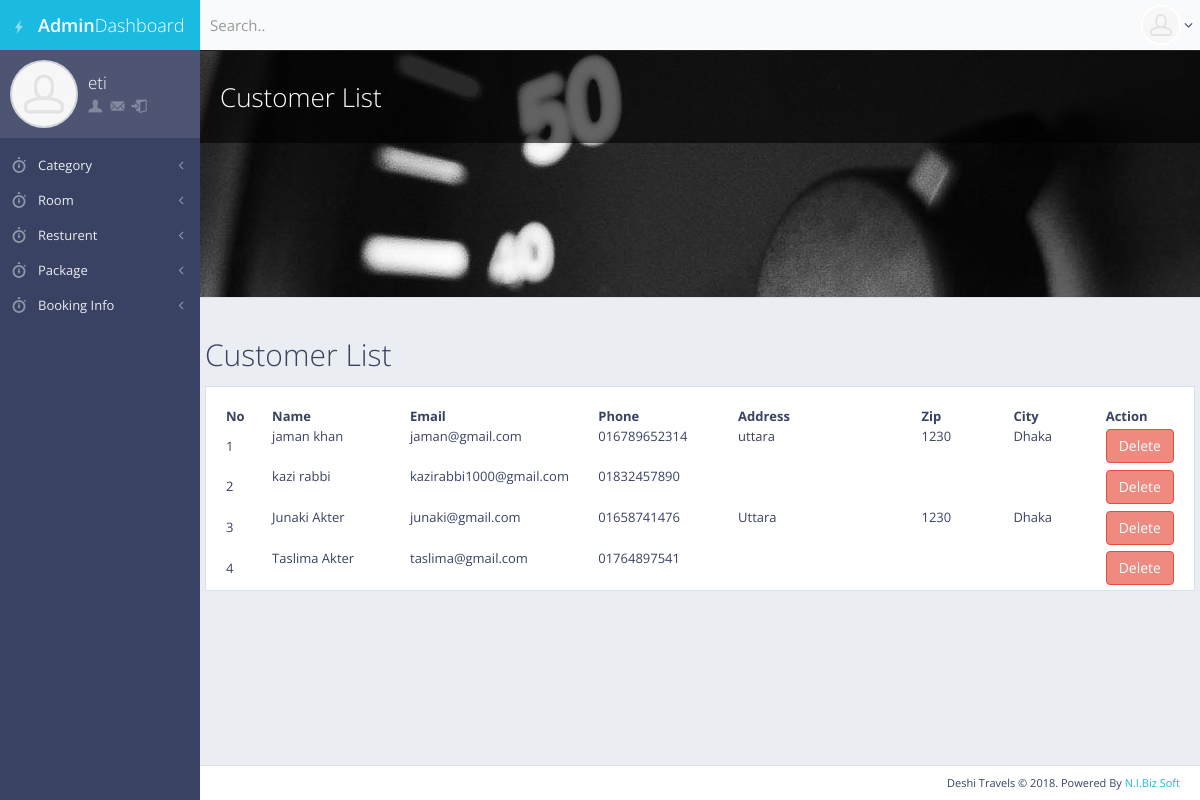
Screenshot of /admin/customer.php (signed in) with the database file from the repository.
### tables this page shows
CREATE TABLE `tbl_user` (
  `id` int(11) NOT NULL,
  `name` varchar(50) NOT NULL,
  `username` varchar(50) NOT NULL,
  `email` varchar(50) NOT NULL,
  `phone` varchar(50) NOT NULL,
  `address` text NOT NULL,
  `city` varchar(50) NOT NULL,
  `zip` varchar(50) NOT NULL,
  `password` varchar(50) NOT NULL
);

### lib/Database.php (called while the page is built, shortened)
<?php
Class Database{
	public $host   = DB_HOST;
	public $user   = DB_USER;
	public $pass   = DB_PASS;
	public $dbname = DB_NAME;
	public $link;
	private function connectDB(){
	$this->link = new mysqli($this->host, $this->user, $this->pass, $this->dbname);
 }
	public function select($query){
		$result = $this->link->query($query) or die($this->link->error.__LINE__);
		if($result->num_rows > 0){
			return $result;
		} else {
			return false;
		}
	}
}

### admin/customer.php (the view, shortened to what this page needs)
 <?php include 'inc/header.php'; ?>
 <div id="page-content">
     <div class="content-header content-header-media">
         <div class="header-section">
             <div class="row">
                 <div class="col-md-4 col-lg-6 hidden-xs hidden-sm">
                     <h1>Customer List</h1>
                 </div>
             </div>
         </div>
         <img src="img/placeholders/headers/dashboard_header.jpg" alt="header image" class="animation-pulseSlow">
     </div>
     <div class="row">
       <div class="box round first grid">
         <h2>Customer List</h2>
         <div class="block">
             <table class="data display datatable" id="example">
                 <thead>
                     <tr>
                         <th width="5%">No</th>
                         <th width="15%">Name</th>
                         <th width="20%">Email</th>
                         <th width="15%">Phone</th>
                         <th width="20%">Address</th>
                         <th width="10%">Zip</th>
                         <th width="10%">City</th>
                         <th width="5%">Action</th>
                     </tr>
                 </thead>
                  <?php
                     $query = "SELECT * FROM tbl_user ORDER BY id DESC";
                     $csmrlist = $db->select($query);
                     if ($csmrlist) {
                         $i = 0;
                         while ($result = $csmrlist->fetch_assoc()) {
                             $i++;
                  ?>
                 <tbody>
                     <tr class="odd gradeX">
                         <td><?php echo $i; ?></td>
                         <td><p><?php echo $result['name']; ?></p></td>
                         <td><p><?php echo $result['email']; ?></p></td>
                         <td><p><?php echo $result['phone']; ?></p></td>
                         <td><p><?php echo $result['address']; ?></p></td>
                         <td><p><?php echo $result['zip']; ?></p></td>
                         <td><p><?php echo $result['city']; ?></p></td>
                         <td><a class="btn btn-danger" onclick="return confirm('Are you Sure to Delete!');" href="?delcat=<?php echo $result['id']; ?>">Delete</a></td>
                     </tr>
                 </tbody>
                 <?php   }  } ?>
             </table>
        </div>
     </div>
 </div>
 </div>
<?php include 'inc/footer.php'; ?>

### admin/css/main.css (style rules this page uses)
body { font-family: "Open Sans", "Helvetica Neue", Helvetica, Arial, sans-serif; color: #394263; font-size: 13px; background-color: #222222; }
#page-content { padding: 10px 5px 1px; background-color: #eaedf1; }
.content-header { background-color: #ffffff; border-top: 1px solid #eaedf1; border-bottom: 1px solid #dbe1e8; }
.content-header h1, .content-header h2 { margin: 0; font-size: 26px; line-height: 32px; }
.header-section { padding: 30px 10px; }
.content-header, .content-top { margin: -10px -5px 10px; }
.content-header-media { position: relative; height: 248px; overflow: hidden; border-top-color: #222222; }
.content-header-media .header-section { z-index: 200; position: absolute; top: 0; left: 0; right: 0; color: #ffffff; background: rgba(0, 0, 0, 0.6); }
.content-header-media > img { position: absolute; top: 0; left: 50%; width: 2560px; height: 248px; margin-left: -1280px; }
.block { margin: 0 0 10px; padding: 20px 15px 1px; background-color: #ffffff; border: 1px solid #dbe1e8; }
h1, h2, h3, h4, h5, h6, .h1, .h2, .h3, .h4, .h5, .h6 { font-family: "Open Sans", "Helvetica Neue", Helvetica, Arial, sans-serif; font-weight: 300; }
h1, h2, h3 { margin-bottom: 15px; }
.text-primary, .text-primary:hover, a, a:hover, a:focus, a.text-primary, a.text-primary:hover, a.text-primary:focus { color: #1bbae1; }
p { line-height: 1.6; }
.btn { margin: 1px 0; background-color: #ffffff; }
.btn-danger { background-color: #ef8a80; border-color: #e74c3c; color: #ffffff; }
p, .table, .alert, .carousel { margin-bottom: 20px; }
@media screen and (min-width: 768px) { #page-content { padding: 20px 20px 1px; } }
@media screen and (min-width: 768px) { .header-section, .breadcrumb-top, .block, .block.full, .modal-body, #page-content + footer { padding-left: 20px; padding-right: 20px; } }
@media screen and (min-width: 768px) { .content-header, .content-top, .breadcrumb-top { margin: -20px -20px 20px; } }
@media screen and (min-width: 768px) { .block, .widget { margin-bottom: 20px; } }
@media screen and (min-width: 768px) { .data { width: 100%; } }

### rows the page displays
tbl_user: name "jaman khan", email "jaman@gmail.com", phone "016789652314", address "uttara", zip "1230", city "Dhaka"
tbl_user: name "kazi rabbi", email "kazirabbi1000@gmail.com", phone "01832457890"
tbl_user: name "Junaki Akter", email "junaki@gmail.com", phone "01658741476", address "Uttara", zip "1230", city "Dhaka"
tbl_user: name "Taslima Akter", email "taslima@gmail.com", phone "01764897541"

### other values shown
Session::get('username') "eti"
